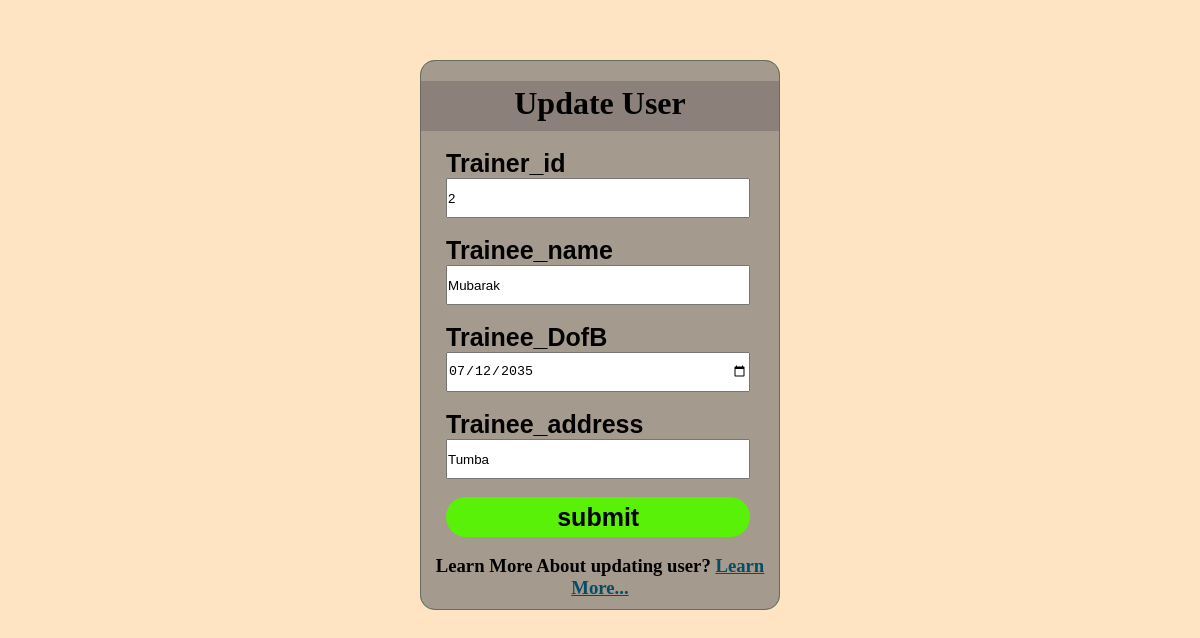
The page /Trainee/update.php?upd=3 on the database its author committed.
### tables this page shows
CREATE TABLE `trainee` (
  `trainee_id` int(250) NOT NULL,
  `trainer_id` int(250) DEFAULT NULL,
  `trainee_name` varchar(250) NOT NULL,
  `trainee_dofb` date NOT NULL,
  `trainee_address` varchar(250) DEFAULT NULL
);

### Trainee/update.php (the view, shortened to what this page needs)
<!DOCTYPE html>
<html lang="en">
<head>
    <link rel="stylesheet" href="../css/trainee.css">
</head>
<body>
    <fieldset>
    <?php
    include("connect.php");
    $upd=$_GET['upd'];
    $select=mysqli_query($conn,"SELECT * FROM trainee where trainee_id='$upd'");
    $row=mysqli_fetch_array($select);
    ?>
        <form method="post">
        <h1>Update User</h1><br>
            <label>Trainer_id</label><br>
            <input type="number" name="trainer_id" id="" value="<?php echo $row['trainer_id'] ?>"><br><br>
            <label>Trainee_name</label><br>
            <input type="text" name="trainee_name" id="" value="<?php echo $row['trainee_name'] ?>"><br><br>
            <label>Trainee_DofB</label><br>
            <input type="date" name="trainee_dofb" id="" value="<?php echo $row['trainee_dofb'] ?>"><br><br>
            <label>Trainee_address</label><br>
            <input type="text" name="trainee_address" id="" value="<?php echo $row['trainee_address'] ?>"><br><br>
            <input type="submit" name="submit" value="submit">
            <br><br>
            <h3>
                Learn More About updating user? <a href="">Learn More...</a>
            </h3>
        </form>
    </fieldset>
</body>
</html>

### css/trainee.css (style rules this page uses)
* { margin: 0; padding: 0; box-sizing: border-box; }
body { background-color: bisque; }
fieldset { margin: 5% auto; background-color: rgba(104, 104, 107, 0.597); width: 30%; height: 550px; border: 1px solid rgb(100, 109, 94); border-radius: 15px; }
form h1 { margin-top: 20px; height: 50px; text-align: center; padding-top: 1%; background-color: rgba(95, 85, 85, 0.356); }
form label { margin-left: 7%; font-size: 25px; font-weight: 600; font-family: 'Trebuchet MS', 'Lucida Sans Unicode', 'Lucida Grande', 'Lucida Sans', Arial, sans-serif; }
form input { margin-left: 7%; width: 85%; height: 40px; }
input[type=submit] { background-color: rgb(89, 241, 7); font-size: 25px; font-weight: 700; border-style: none; border-radius: 80px; }
form h3 { text-align: center; }
form h3 a { color: rgb(5, 77, 103); }

### rows shown on the page
trainee: trainer_id "2", trainee_name "Mubarak", trainee_dofb "07/12/2035", trainee_address "Tumba"
